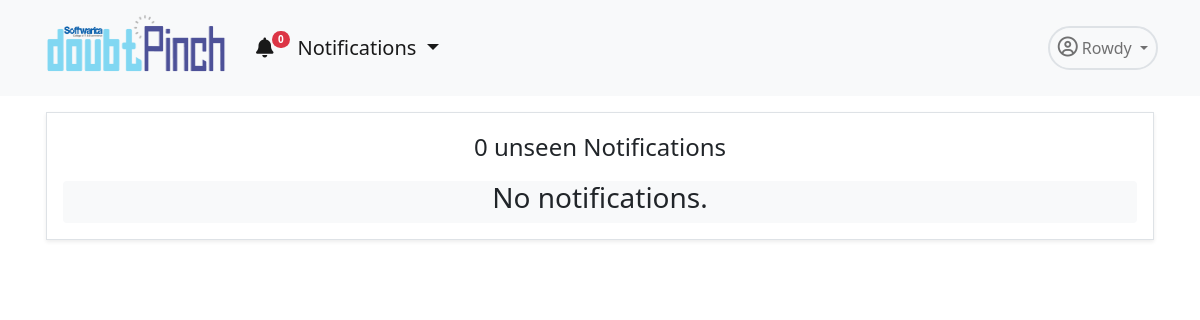
/app/notifications/ (signed in), run on an earlier commit of the app's database.
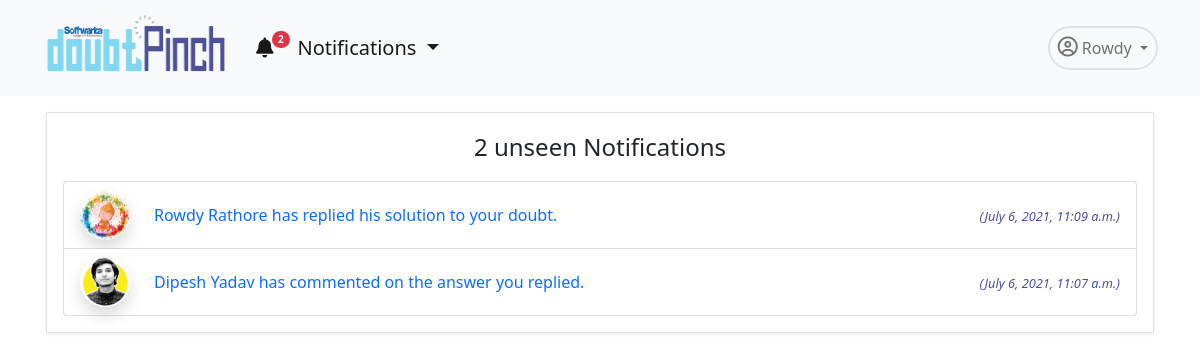
And on a later commit of the database.
### dpapp/models.py (models this page shows, shortened)
class Notification(models.Model):
    NOTIFICATION_TYPES = ((1,'Doubt'),(2,'Answer'), (3,'Comment'))
    doubt= models.ForeignKey(Doubt, on_delete=models.CASCADE, related_name="noti_doubt", blank=True, null=True)
    answer= models.ForeignKey(Answer, on_delete=models.CASCADE, related_name="noti_answer", blank=True, null=True)
    sender = models.ForeignKey(User, on_delete=models.CASCADE, related_name="noti_from_user")
    user = models.ForeignKey(User, on_delete=models.CASCADE, related_name="noti_to_user")
    notification_type = models.IntegerField(choices=NOTIFICATION_TYPES)
    text_preview = models.CharField(max_length=90, blank=True)
    date = models.DateTimeField(auto_now_add=True)
    is_seen = models.BooleanField(default=False)

### accounts/models.py (models this page shows, shortened)
class User(AbstractUser):
    username = None#models.CharField(max_length=255, null=True, blank=True)
    email = models.EmailField(
        verbose_name='email address',
        max_length=255,
        unique=True,
    )
    profile_pic= models.ImageField(upload_to='admin_pics', null=True, blank=True)
    email_confirmed = models.BooleanField(default=False) #initially this field is false but will se chan
    is_active = models.BooleanField(default=False)
    is_staff = models.BooleanField(default=False) # a admin user; non super-user
    is_admin = models.BooleanField(default=False)
    is_seller = models.BooleanField(default=False)
    is_customer = models.BooleanField(default=False)
    USERNAME_FIELD = 'email'
    REQUIRED_FIELDS = [] #emaila nd password are required fields and first name and last name is inherited from the user creation model
    object = UserManager()
    @property
    def ProfilePicUrl(self):
        try:
            url=self.profile_pic.url
        except:
            url=''
        return url

### dpapp/views.py (the view)
# urls.py: path('notifications/',NotificationView.as_view(),name='notifications'),
class NotificationView(TemplateView):
    template_name= 'dpapp/notifications.html'
    def get_context_data(self, **kwargs):
        context = super(NotificationView, self).get_context_data(**kwargs)
        user=self.request.user
        notifications = Notification.objects.filter(user=user).order_by('-id')
        noti_count = Notification.objects.filter(user=user, is_seen=False).count()
        paginator= Paginator(notifications, 15)
        page = self.request.GET.get('page')
        try:
            notifications = paginator.page(page)
        except PageNotAnInteger:
            notifications = paginator.page(1)
        except EmptyPage:
            notifications = paginator.page(paginator.num_pages)
        context.update({'notifications': notifications,'noti_count':noti_count,'page':page})
        return context

### dpapp/blognav.py (called while the page is built)
def navbar(request):
    if not request.user.is_anonymous:
        user=request.user
        notifications = Notification.objects.filter(user=user).order_by('-id')[:5]
        noti_count = Notification.objects.filter(user=user, is_seen=False).count()
        return {'nav_notifications': notifications,'noti_count':noti_count}
    return {'nav_notifications': '0','noti_count':0}

### templates/dpapp/notifications.html (shortened to what this page needs)
{% extends 'dpapp/base.html' %}
{% load static %}
{% block navbar%}
<link rel="stylesheet" href="{% static 'dpapp/css/paginate.css' %}">
<div class="container">
    <div class="row mt-3 ">
        <div class="col border shadow-sm p-3 mx-3 mb-3">
            <p class="fw-light fs-4 text-center position-relative "><span class="noti-count">{{noti_count}}</span> unseen Notifications  </p>
            <div class="mt-1">
                <ul class="list-group bg-light">
                    {% for i in notifications%}
                    <li class="list-group-item d-flex align-items-center ">
                        <div class="me-4">
                            <img alt="40x40" height="50" width="50" class="rounded-circle shadow" src="{{i.sender.ProfilePicUrl}}"
                                data-holder-rendered="true">
                        </div>
                        {% if i.doubt == null %}
                        {% if i.is_seen %}
                        <div class="me-2"><a class="text-decoration-none fw-light text-dark seen-click" data-nid={{i.id}} href="{% url 'dpapp:comment' i.answer.id %}">{{i.sender.first_name}} {{i.sender.last_name}} has commented on the answer you replied.</a> </div>
                        {%else%}
                        <div class="me-2 "><a class="text-decoration-none  seen-click " data-nid={{i.id}} href="{% url 'dpapp:comment' i.answer.id %}">{{i.sender.first_name}} {{i.sender.last_name}} has commented on the answer you replied.</a> </div>
                        {%endif%}
                        {% elif i.answer == null %}
                        {% if i.is_seen %}
                        <div class="me-2"><a class="text-decoration-none fw-light text-dark seen-click" data-nid={{i.id}} href="{% url 'dpapp:detail' i.doubt.id %}">{{i.sender.first_name}} {{i.sender.last_name}} has replied his solution to your doubt. </a> </div>
                        {%else%}
                        <div class="me-2 "><a class="text-decoration-none  seen-click " data-nid={{i.id}} href="{% url 'dpapp:detail' i.doubt.id %}">{{i.sender.first_name}} {{i.sender.last_name}} has replied his solution to your doubt. </a> </div>
                        {%endif%}
                        {% endif %}
                        <div class="ms-auto" >
                            <i class="fw-light text-pinch" style="font-size: 0.8em;">({{i.date}})</i>
                        </div>
                    </li>
                    {% empty %}
                    <h3 class="text-center">No notifications.</h3>
                    {% endfor %}
                </ul>
            </div>
        </div>
    </div>
</div>
{% endblock %}

### templates/dpapp/base.html (shortened to what this page needs)
<!DOCTYPE html>
{% load static %}
{% load humanize %}
<html lang="en">
    <head>
        <link href="https://cdn.jsdelivr.net/npm/bootstrap@5.0.1/dist/css/bootstrap.min.css" rel="stylesheet"
 />
        <link href="{% static 'dpapp/downhover/css/animate.min.css' %}" rel="stylesheet">
        <link href="{% static 'dpapp/downhover/css/bootstrap-dropdownhover.min.css' %}" rel="stylesheet">
    </head>
    <body>
        <nav class="navbar navbar-expand-lg navbar-light bg-light">
            <div class="container">
                <div data-tilt>
                    <a class="navbar-brand" href="{% url 'dpapp:home'%}">
                        <img src="{% static 'accounts/pics/logo.png' %}" alt="" width="190" height="80" />
                    </a>
                </div>
                <div class="collapse navbar-collapse" id="navbarNavDropdown">
                    <ul class="navbar-nav">
                        <li class="nav-item me-2">
                            <div class="dropdown ">
                                <a class="nav-link active fs-5 dropdown-toggle" id="dropdownMenuButton1" data-bs-toggle="dropdown" aria-expanded="false" aria-current="page" href="#"><i
                                    class="fas fa-bell"></i><span class="badge rounded-pill bg-danger noti-count" style="
                    font-size: 10px;
                    position: relative;
                    top: -12px;
                    left: -2px;
                  ">{{noti_count}}</span> Notifications
                            </a>
                              </div>
                        </li>
                    </ul>
                    <ul class="navbar-nav ms-auto">
                        <li class="nav-item dropdown">
                            <a class="
                  nav-link
                  dropdown-toggle
                  border
                  rounded-pill
                  border-2
                  p-2
                " href="#" id="navbarDropdownMenuLink" role="button" data-bs-toggle="dropdown" aria-expanded="false">
                                <i class="far fa-user-circle fs-5"></i> {{user.first_name}}
                            </a>
                        </li>
                    </ul>
                </div>
            </div>
        </nav>
        {% block navbar %} {% endblock %}
    </body>
</html>

What changed in the data, as far as the page shows it:
added Notification: sender.ProfilePicUrl (picture), sender.first_name "Rowdy", sender.last_name "Rathore", date "July 6, 2021, 11:09 a.m."
added Notification: sender.ProfilePicUrl (picture), sender.first_name "Dipesh", sender.last_name "Yadav", date "July 6, 2021, 11:07 a.m."
Also different on the page:
{{ noti_count }}: "0" → "2"
text no longer shown: "No notifications."
